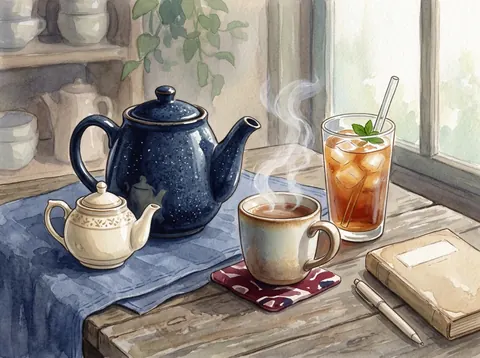
#> input picture img/cat-adj.webp, 480 x 358 px
$ python -i gen_images.py   (imports and definitions only)
#> lines starting #> are read from the running program, lines starting #| are printed output that depends on the picture
#> further down, picture is the input picture: PIL image 480x358 RGB; mean R, G, B 149.6, 142.6, 135.4
#!/usr/bin/env python3
"""Generate Michi's illustration set with OpenRouter, then rebuild to embed them.

  OPENROUTER_API_KEY=... python3 nihongo/tools/gen_images.py
  python3 nihongo/tools/gen_images.py --key-file ~/.or_key [--only hero,sensei] [--force] [--list]

Writes nihongo/img/<key>.webp and nihongo/img/manifest.json. Skips images that already
exist (use --force with --only to redo some). Story art comes from each story's `img`
prompt in data/stories.json. Needs Pillow.
"""
import argparse, base64, io, json, os, pathlib, sys, threading, urllib.request
from concurrent.futures import ThreadPoolExecutor
from PIL import Image

ROOT = pathlib.Path(__file__).resolve().parent.parent
IMG = ROOT / 'img'
FLASH = os.environ.get('IMAGE_MODEL', 'google/gemini-3.1-flash-image')
PRO = os.environ.get('IMAGE_MODEL_HERO', 'google/gemini-3-pro-image')

STYLE = (
    'Style: hand-painted gouache and watercolour illustration on textured cold-press paper, visible soft '
    'brush strokes, subtle film grain, gentle diffused light, warm and calm Studio-Ghibli-inspired mood. '
    'Palette anchored in deep indigo blues (#274a8a family) with small vermilion hanko-red (#c1333f) accents '
    'and soft warm neutrals (cream, oatmeal, muted sage). Full-bleed composition painted edge to edge with no border, frame or white margin. Cohesive storybook look, no harsh outlines, '
    'no photorealism, no 3D render. '
    'IMPORTANT: absolutely no text of any kind: no letters, words, numbers, kana, kanji, logos, captions, '
    'watermarks, signatures or artist seals; every sign, shop banner, noren curtain, label, jar, menu, poster, '
    'notice board, chalkboard, hanging scroll, book page, letter and screen must be completely blank or plain '
    'colour (no pseudo-writing or squiggles that look like script).'
)

# key -> (aspect ratio, output width, subject, options)
SPECS = {
    'hero': ('21:9', 1600, 'A quiet Tokyo backstreet at dusk just after rain: wet stone paving reflecting glowing '
             'paper lanterns, a small red shrine torii gate at the end of the lane, the soft glow of a vending '
             'machine, a cat sitting on a low wall, cherry-blossom petals drifting, indigo evening sky.',
             {'model': PRO, 'size': '2K'}),
    'sensei': ('1:1', 512, 'Portrait of a warm, friendly Japanese woman in her mid-30s, the tutor character: '
               'shoulder-length dark hair loosely tied back, soft kind smile, cream knit cardigan over an indigo '
               'blouse, holding a closed book against her chest, head and shoulders, plain soft cream background '
               'with a faint watercolour wash.', {'model': PRO, 'trim': False}),
    'sensei-think': ('1:1', 512, 'The same woman as in the reference image (same face, hair, cream cardigan, indigo '
                     'blouse), now in a thoughtful pose: one finger resting on her chin, eyes looking up and to the '
                     'side as she thinks, open book held in her other hand, gentle smile, same plain soft cream '
                     'background.', {'model': PRO, 'ref': 'sensei', 'trim': False}),
    # Sensei role-play scenes
    'sc-free': ('4:3', 720, 'A cosy study corner: low wooden desk by a window, a steaming cup of green tea, notebooks '
                'and a pen, a small potted plant, warm lamp light, rain-soft afternoon outside.', {}),
    'sc-intro': ('4:3', 720, 'A bright language-school classroom: a few adult students of different backgrounds '
                 'standing and bowing and smiling as they meet each other for the first time, desks, a blank '
                 'whiteboard, morning sun through the windows, bare walls with no posters or stickers.', {}),
    'sc-cafe': ('4:3', 720, 'A small Tokyo café counter: a friendly barista behind a wooden counter pouring '
                'coffee, a customer ordering, hanging plants, pastries under a glass dome, blank chalkboard menu.', {}),
    'sc-konbini': ('4:3', 720, 'A Japanese convenience store register at night: a young clerk in a uniform '
                   'smiling at a customer, shelves of colourful snacks and onigiri, cool fluorescent light with the '
                   'dark indigo street visible through the glass doors.', {}),
    'sc-directions': ('4:3', 720, 'A busy Shibuya-style street corner at the scramble crossing, crowds with '
                      'umbrellas and bags, a local person kindly pointing the way for a traveller holding a paper map, '
                      'tall buildings with blank screens.', {}),
    'sc-hotel': ('4:3', 720, 'A calm hotel front desk in Japan: a receptionist bowing politely as a traveller with '
                 'a rolling suitcase checks in, a small bell, an ikebana flower arrangement, warm wood panelling, plain walls with no scrolls or signs.', {}),
    'sc-doctor': ('4:3', 720, 'A friendly neighbourhood clinic: a kind middle-aged doctor with a stethoscope '
                  'listening to a patient seated on a chair, a potted plant, soft daylight, clean and reassuring.', {}),
    'sc-weekend': ('4:3', 720, 'Two young friends sitting on a park bench under trees, chatting and laughing while '
                   'making weekend plans, one holding a phone with a blank screen, a pond and cherry trees behind.', {}),
    # Learn tracks
    'tr-kana': ('16:9', 960, 'Still life on a low wooden table: a bamboo calligraphy brush resting on a black ink stone, '
                'a small pool of ink, a sheet of plain untouched washi paper, a ceramic water dropper and a small '
                'vermilion dish, soft window light.', {}),
    'tr-vocab': ('16:9', 960, 'A lively Japanese market street full of everyday objects: stalls of fruit and '
                 'vegetables, fish, bowls, umbrellas, bicycles, lanterns and shoppers, cheerful and busy; plain solid-colour awnings and cloth banners, no price tags or shop signs.', {}),
    'tr-kanji': ('16:9', 960, 'Calligraphy brushes hanging on a rack in the foreground, stone lanterns in a garden, '
                 'layered misty blue mountains in the distance.', {}),
    'tr-grammar': ('16:9', 960, 'A wooden zig-zag bridge path crossing an iris pond through a Japanese garden, '
                   'stepping stones connecting to it, a sense of structure and connection.', {}),
    'tr-read': ('16:9', 960, 'A person curled up reading a book beside a large window on a rainy day, raindrops on '
                'the glass, a cup of tea, a sleeping cat, warm indoor light against the blue-grey rain.', {}),
    'tr-dojo': ('16:9', 960, 'A quiet tatami practice hall with sliding shoji doors, a low writing desk with brush, '
                'paper and ink stone at its centre, afternoon light slanting across the mats, bare plaster walls with no hanging scrolls or pictures.', {}),
    'placement': ('16:9', 960, 'A small traveller with a backpack standing at the foot of a mountain path, a long '
                  'line of vermilion torii gates climbing up the forested slope ahead, morning mist, sense of '
                  'beginning a journey and finding your level.', {}),
}

CATS = {
    'greet': 'two people bowing to each other in greeting at a garden gate in morning light',
    'num': 'a wooden abacus and a row of counting stones and small daruma dolls arranged in a line',
    'time': 'an old wooden wall clock without numerals, a blank paper calendar and an hourglass on a shelf, day turning to dusk',
    'people': 'a family of three generations walking together along a quiet street',
    'body': 'a person stretching in the morning sun on a veranda, gentle and healthy',
    'food': 'a still life of a Japanese meal: rice bowl, miso soup, grilled fish, pickles, chopsticks on a tray',
    'place': 'a tiny Japanese town seen from a hill: post office, shrine, station and houses',
    'transport': 'a small local train crossing a bridge, bicycles and a bus waiting at a crossing below',
    'nature': 'a mountain stream with maple trees, mossy rocks and a distant peak',
    'colour': 'a painter\'s palette with bright pigments beside folded coloured furoshiki cloths and paper',
    'school': 'a school desk with a satchel, notebook, pencils and an eraser, blank chalkboard behind',
    'work': 'a tidy office desk with a laptop showing a blank screen, coffee mug and a briefcase',
    'home': 'a cosy Japanese living room with a low kotatsu table, cushions and a sleeping cat',
    'clothes': 'a folded yukata, a scarf, a hat and shoes arranged neatly by an entrance',
    'animal': 'a shiba dog, a cat, a small bird and koi fish gathered in a garden',
    'verb': 'a lively street with people running, eating, reading, cycling and talking, full of action',
    'adj': 'contrasting pairs: a big and a small teapot, a hot steaming cup and a cold iced drink',
    'adv': 'a snail moving slowly and a swallow flying quickly over a rice field',
    'question': 'a curious child and a cat both tilting their heads at a mysterious wrapped box',
    'pron': 'a group of people pointing at themselves and at each other while smiling in a circle',
    'misc': 'a cabinet of curiosities: assorted small objects, a key, a lantern, a fan, a spinning top',
    'feeling': 'a person smiling while looking at the sunset from a rooftop, warm and emotional',
    'shopping': 'a shopping street with a paper bag of goods, a coin tray and a smiling shopkeeper, plain undecorated indigo noren curtains with no marks',
    'hobby': 'a guitar, a camera, a manga-style sketchbook with blank pages, a tennis racket and a houseplant',
    'health': 'a pharmacy counter with a friendly pharmacist, a thermometer and a cup of tea, plain unlabelled glass bottles and boxes',
}
# [2 lines not run here, left out]

# extra per-key notes (e.g. to keep writing out of a story prompt that invites it)
NOTES = {
    's4': 'The classroom chalkboard is clean and empty and the notice board holds only blank paper.',
    's5': 'All station notice boards, timetables and signs are blank.',
    's6': 'The food stalls have plain solid-colour awnings only: no hanging paper signs, menus, flags or banners anywhere.',
    's7': 'Shop signs are blank plain boards.',
    's12': 'The miso tub, jars and packets are plain and unlabelled.',
    's13': 'No signs, seat numbers or display screens with writing.',
    's15': 'The police box signboard and the station signs are completely blank.',
    's17': 'The noren curtain, menu boards and wall tags are plain with no writing.',
    's18': 'The letter paper shows only faint wavy grey lines, no readable words or letters.',
    's10': 'The old childhood letter shows only a crayon cat drawing and wavy coloured crayon lines, no words or letters.',
}

TARGET_KB = {480: 45, 512: 60, 720: 110, 960: 110, 1600: 220}
lock = threading.Lock()
spent = [0.0]


# [32 lines left out: functions stories, all_specs, call, not called in this run]


def trim_margin(im):
    """Remove a plain paper border the model sometimes paints, then restore the original aspect."""
    from PIL import ImageStat
    g, (w, h) = im.convert('L'), im.size
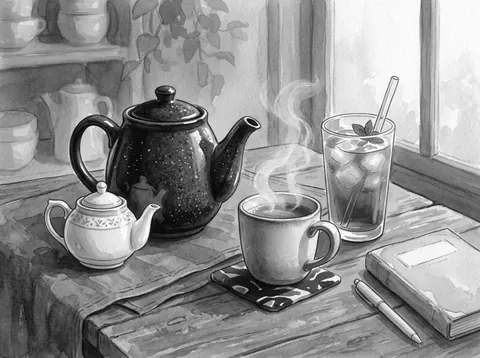
#> g: PIL image 480x358 L; min 0, max 255, mean 143.9
#> w = 480; h = 358

    def paper(box):
        st = ImageStat.Stat(g.crop(box))
        return st.mean[0] > 218 and st.stddev[0] < 14

    l, t, r, b = 0, 0, w, h
#> l = 0; t = 0; r = 480; b = 358
    while l < w * .12 and paper((l, 0, l + 1, h)): l += 1
#> this loop made 0 passes
#> after the loop, l = 0
    while r > w * .88 and paper((r - 1, 0, r, h)): r -= 1
#> after the loop, r = 480
    while t < h * .12 and paper((0, t, w, t + 1)): t += 1
#> after the loop, t = 0
    while b > h * .88 and paper((0, b - 1, w, b)): b -= 1
#> after the loop, b = 358
    if (l, t, r, b) == (0, 0, w, h):
        return im
    pad = 6  # eat the ragged painted edge too
    l, t, r, b = l + pad * (l > 0), t + pad * (t > 0), r - pad * (r < w), b - pad * (b < h)
    cw, ch = r - l, b - t
    if cw / ch > w / h:
        nw = round(ch * w / h); l += (cw - nw) // 2; r = l + nw
    else:
        nh = round(cw * h / w); t += (ch - nh) // 2; b = t + nh
    return im.crop((l, t, r, b))


# [37 lines left out: functions save, gen, write_manifest, not called in this run]


# [31 lines not run here, left out]

>>> from PIL import Image
>>> picture = Image.open('../../img/cat-adj.webp')
>>> result = trim_margin(picture)

$ run again, on img/cat-clothes.webp
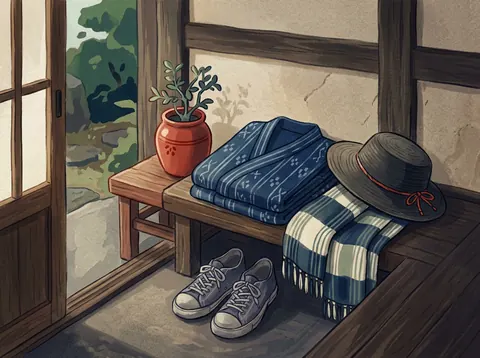
#> input picture img/cat-clothes.webp, 480 x 358 px
#> picture is the input picture: PIL image 480x358 RGB; mean R, G, B 99.2, 91.6, 83.3
#> in trim_margin, `g, (w, h) = im.convert('L'), im.size`:
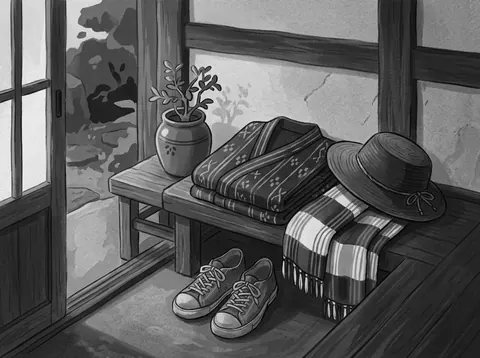
#> g: PIL image 480x358 L; min 0, max 253, mean 92.9
#> w = 480; h = 358
#> in trim_margin, `l, t, r, b = 0, 0, w, h`: l = 0; r = 480; b = 358
#> after the loop in trim_margin, `while l < w * .12 and paper((l, 0, l + 1, h)): l += 1`: l = 0
#> after the loop in trim_margin, `while r > w * .88 and paper((r - 1, 0, r, h)): r -= 1`: r = 480
#> after the loop in trim_margin, `while t < h * .12 and paper((0, t, w, t + 1)): t += 1`: t = 0
#> after the loop in trim_margin, `while b > h * .88 and paper((0, b - 1, w, b)): b -= 1`: b = 358

$ run again, on img/cat-colour.webp
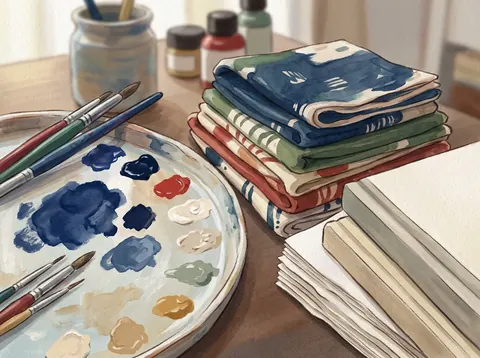
#> input picture img/cat-colour.webp, 480 x 358 px
#> picture is the input picture: PIL image 480x358 RGB; mean R, G, B 155.5, 145.8, 135.2
#> in trim_margin, `g, (w, h) = im.convert('L'), im.size`:
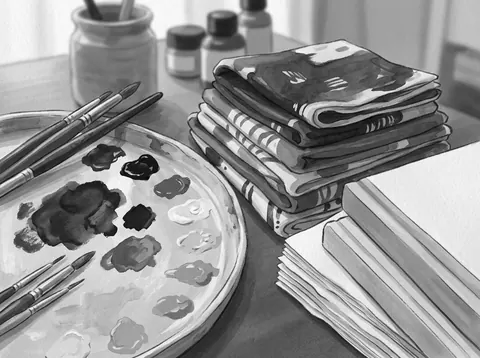
#> g: PIL image 480x358 L; min 0, max 255, mean 147.5
#> w = 480; h = 358
#> in trim_margin, `l, t, r, b = 0, 0, w, h`: l = 0; r = 480; b = 358
#> after the loop in trim_margin, `while l < w * .12 and paper((l, 0, l + 1, h)): l += 1`: l = 0
#> after the loop in trim_margin, `while r > w * .88 and paper((r - 1, 0, r, h)): r -= 1`: r = 480
#> after the loop in trim_margin, `while t < h * .12 and paper((0, t, w, t + 1)): t += 1`: t = 0
#> after the loop in trim_margin, `while b > h * .88 and paper((0, b - 1, w, b)): b -= 1`: b = 358

$ run again, on img/cat-feeling.webp
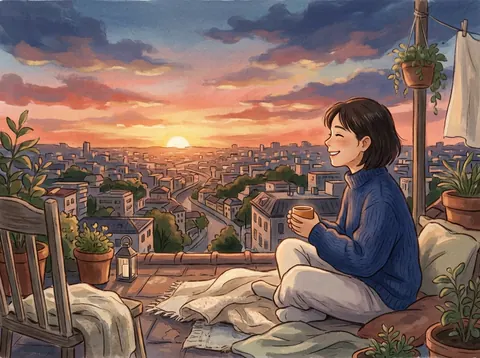
#> input picture img/cat-feeling.webp, 480 x 358 px
#> picture is the input picture: PIL image 480x358 RGB; mean R, G, B 128.1, 103.6, 95
#> in trim_margin, `g, (w, h) = im.convert('L'), im.size`:
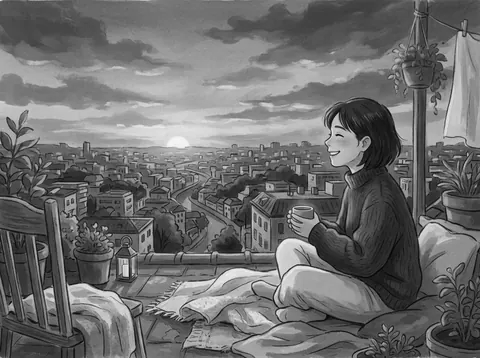
#> g: PIL image 480x358 L; min 0, max 247, mean 109.9
#> w = 480; h = 358
#> in trim_margin, `l, t, r, b = 0, 0, w, h`: l = 0; r = 480; b = 358
#> after the loop in trim_margin, `while l < w * .12 and paper((l, 0, l + 1, h)): l += 1`: l = 0
#> after the loop in trim_margin, `while r > w * .88 and paper((r - 1, 0, r, h)): r -= 1`: r = 480
#> after the loop in trim_margin, `while t < h * .12 and paper((0, t, w, t + 1)): t += 1`: t = 0
#> after the loop in trim_margin, `while b > h * .88 and paper((0, b - 1, w, b)): b -= 1`: b = 358
